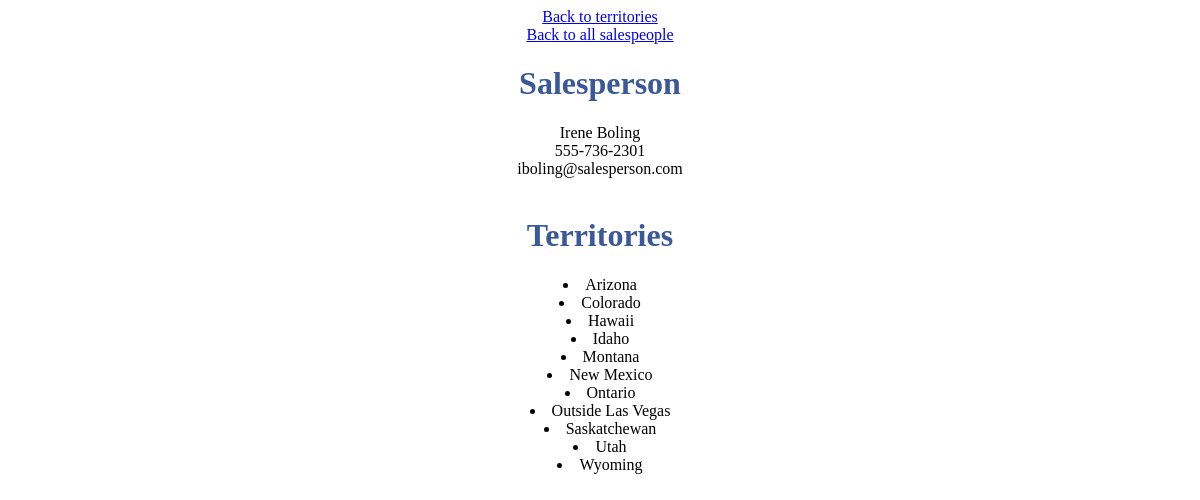
Page /lab01/salesperson.php?person_id=3 on the committed database.
### tables this page shows
CREATE TABLE `salespeople` (
  `id` int(11) unsigned NOT NULL AUTO_INCREMENT,
  `first_name` varchar(10) DEFAULT NULL,
  `last_name` varchar(9) DEFAULT NULL,
  `phone` varchar(13) DEFAULT NULL,
  `email` varchar(26) DEFAULT NULL,
  PRIMARY KEY (`id`)
);

CREATE TABLE `territories` (
  `id` int(11) DEFAULT NULL,
  `name` varchar(256) DEFAULT NULL,
  `state_id` int(11) DEFAULT NULL,
  `salespeople_ids` varchar(256) DEFAULT NULL,
  `position` int(11) DEFAULT '1'
);

### lab01/private/functions.php (called while the page is built, shortened)
<?php include('initialize.php'); ?>
<?php
  function h($string="") {
    return htmlspecialchars($string);
  }
  function get_all_territories() {
    global $db;
    $sql = "SELECT * FROM territories ORDER BY name ASC";
    $result = mysqli_query($db, $sql);
    return $result;
  }
  function get_salesppl_by_id($id=0) {
    global $db;
    $sql = "SELECT * FROM salespeople WHERE id = $id";
    $result = mysqli_query($db, $sql);
    return $result;
  }
?>

### lab01/salesperson.php (the view, shortened to what this page needs)
<?php
include('includes/header.php');
include('private/functions.php');
?>
<?php
  echo "<div>";
    echo "<a href='territories.php'>";
    echo "Back to territories";
    echo "</a><br>";
    echo "<a href='staff/all_salespeople.php'>";
    echo "Back to all salespeople";
    echo "</a>";
    $person_id = $_GET["person_id"];
    $info = get_salesppl_by_id($person_id);
    $territories_result = get_all_territories();
    while ($person = mysqli_fetch_assoc($info)) {
      echo "<h1>";
        echo "Salesperson";
      echo "</h1>";
      if ($person['id'] == $person_id) {
        echo "<span class=\"information\">" . h($person['first_name']) . " " . h($person['last_name']) . "<br>";
          echo h($person['phone']) . "<br>";
          echo h($person['email']) . "<br>";
        echo "</span><br>";
        echo "<h1>";
          echo "Territories";
        echo "</h1>";
        $terr_result = get_salesterritories_by_salesppl_id($person_id);
        $places = array();
        while ($person = mysqli_fetch_assoc($terr_result)) {
          array_push($places, $person['territories_id']);
        }
        $places_u = array_unique($places);
        while ($territories = mysqli_fetch_assoc($territories_result)) {
          if (in_array($territories['id'], $places_u)) {
            echo "<li><span class=\"area\">" . h($territories['name']) . "</span></li>";
          }
        }
      }
    }
  echo "</div>";
?>
<?php include('includes/footer.php'); ?>

### lab01/includes/styles.css (style rules this page uses)
h1 { color: #3b5998; }
div { text-align: center; }

### rows in the picture
salespeople: first_name "Irene", last_name "Boling", phone "555-736-2301", email "iboling@salesperson.com"
territories: name "Arizona"
territories: name "Colorado"
territories: name "Hawaii"
territories: name "Idaho"
territories: name "Montana"
territories: name "New Mexico"
territories: name "Ontario"
territories: name "Outside Las Vegas"
territories: name "Saskatchewan"
territories: name "Utah"
territories: name "Wyoming"
